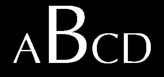
#> input picture abcd_2.png, 164 x 77 px, found by its file name
$ jupyter execute Ekstraksi_bentuk.ipynb
#> lines starting #> are read from the running program, lines starting #| are printed output that depends on the picture; after the words box and inside, x2 and y2 are one past the last pixel; in counts of white or black regions, pixels touching at a corner belong together
<a href="https://colab.research.google.com/github/rizvenhabibi/UAS_Visi_Komputer_rizven/blob/main/Ekstraksi_bentuk.ipynb" target="_parent"></a>

[cell 1]
#Contoh untuk mendapatkan tepi objek menggunakan findContours()
import cv2
import numpy as np
from matplotlib import pyplot as plt

[cell 2]
#Baca citra biner huruf_bin.png
citra = cv2.imread("sample_data/abcd_2.png", 0)
#> citra is the input picture: shape (77, 164); min 0, max 255, mean 33.5

[cell 3]
#Bentuk citra berwarna dengan latar belakang hitam
jumBaris = citra.shape[0]
#> jumBaris = 77
jumKolom = citra.shape[1]
#> jumKolom = 164
citraKontur = np.zeros((jumBaris, jumKolom, 3), np.uint8)

[cell 4]
#Memperoleh kontur
kontur, hierarki = cv2.findContours(citra, cv2.RETR_EXTERNAL, cv2.CHAIN_APPROX_NONE)
#> kontur = 5 contours, 1 with area under 20; largest, box (x1, y1, x2, y2) and area: (46, 3, 89, 64) 2040, (122, 32, 154, 64) 800, (13, 31, 42, 64) 347, (92, 31, 122, 64) 282


#Tambahkan kontur dengan warna berlainan
warna = [(230, 216, 173), (255, 255, 255), (255, 255, 0), (255, 0, 255), (0, 255, 255)]
for indeks in range(len(kontur)):
    cv2.drawContours(citraKontur, kontur, indeks, warna[indeks % 5], 2)
#> this loop made 5 passes
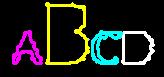
#> citraKontur: shape (77, 164, 3); mean of channels 0, 1, 2 26.2, 30.8, 29.4; drawn as B, G, R


#Tampilkan hasilnya
citraRGB = cv2.merge((citra, citra, citra))
hasil = np.hstack((citraRGB, citraKontur))
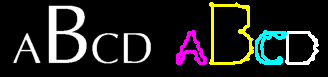
#> hasil: shape (77, 328, 3); mean of channels 0, 1, 2 29.8, 32.1, 31.4; drawn as B, G, R
plt.imshow(hasil)
plt.title('Hasil')
plt.show()
